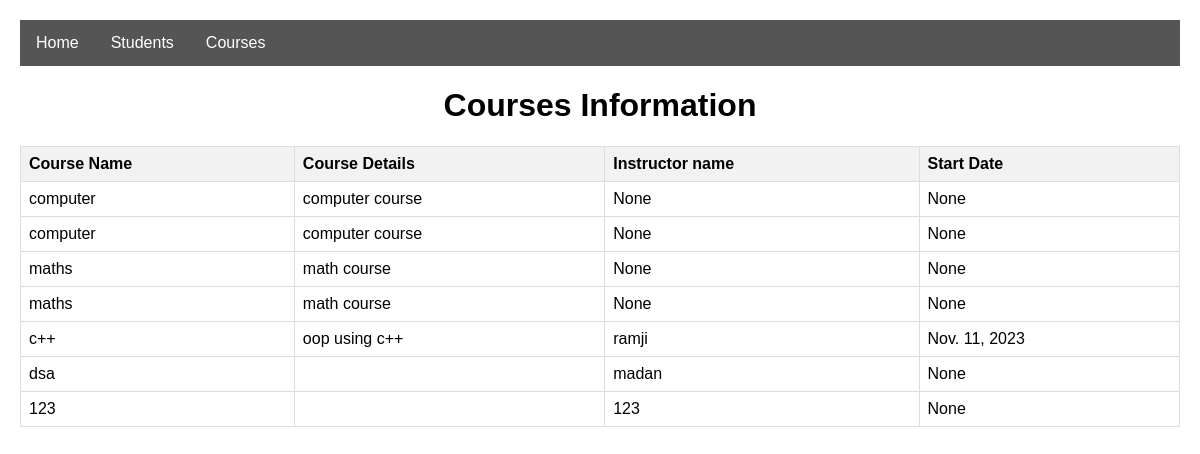
Screenshot of /course/ with the database file from the repository.
### course/models.py (models this page shows, shortened)
class Course(models.Model):
    coursename = models.CharField(max_length=100)
    coursedetails = models.TextField(max_length=200)
    instructor = models.CharField(max_length=100, null=True, blank=True)
    start_date = models.DateField(max_length=50, null=True, blank=True)
    student = models.ForeignKey(
        StudentProfile, on_delete=models.CASCADE, null=True, blank=True
    )

### main/views.py (the view)
# urls.py: path('course/',CourseView,name='course')
def CourseView(request):
    course_data=Course.objects.all()
    return render(request,"course.html",{'course_data':course_data})

### main/templates/course.html (shortened to what this page needs)
<!DOCTYPE html>
<html lang="en">
<head>
</head>
<body>
    <nav>
        <ul>
            <li><a href="http://127.0.0.1:8000/">Home</a></li>
            <li><a href="{%url 'student'%}">Students</a></li>
            <li><a href="{%url 'course'%}">Courses</a></li>
        </ul>
    </nav>
    <h1>Courses Information</h1>
    <table>
        <thead>
            <tr>
                <th>Course Name</th>
                <th>Course Details</th>
                <th>Instructor name</th>
                <th>Start Date </th>
            </tr>
        </thead>
        <tbody>
            {% for course in course_data %}
                <tr>
                    <td>{{course.coursename}}</td>
                    <td>{{course.coursedetails}}</td>
                    <td>{{course.instructor}}</td>
                    <td>{{course.start_date}}</td>
                </tr>
            {% endfor %}
        </tbody>
    </table>
</body>
</html>

### main/templates/course.html (style rules this page uses)
body { font-family: Arial, sans-serif; margin: 20px; }
h1 { text-align: center; }
table { width: 100%; border-collapse: collapse; margin-top: 20px; }
nav { background-color: #555; overflow: hidden; }
nav ul { list-style-type: none; margin: 0; padding: 0; overflow: hidden; }
nav li { float: left; }
nav a { display: block; color: white; text-align: center; padding: 14px 16px; text-decoration: none; }
th, td { border: 1px solid #ddd; padding: 8px; text-align: left; }
th { background-color: #f2f2f2; }

### rows the page displays
Course: coursename "computer", coursedetails "computer course", instructor "None", start_date "None"
Course: coursename "computer", coursedetails "computer course", instructor "None", start_date "None"
Course: coursename "maths", coursedetails "math course", instructor "None", start_date "None"
Course: coursename "maths", coursedetails "math course", instructor "None", start_date "None"
Course: coursename "c++", coursedetails "oop using c++", instructor "ramji", start_date "Nov. 11, 2023"
Course: coursename "dsa", instructor "madan", start_date "None"
Course: coursename "123", instructor "123", start_date "None"
